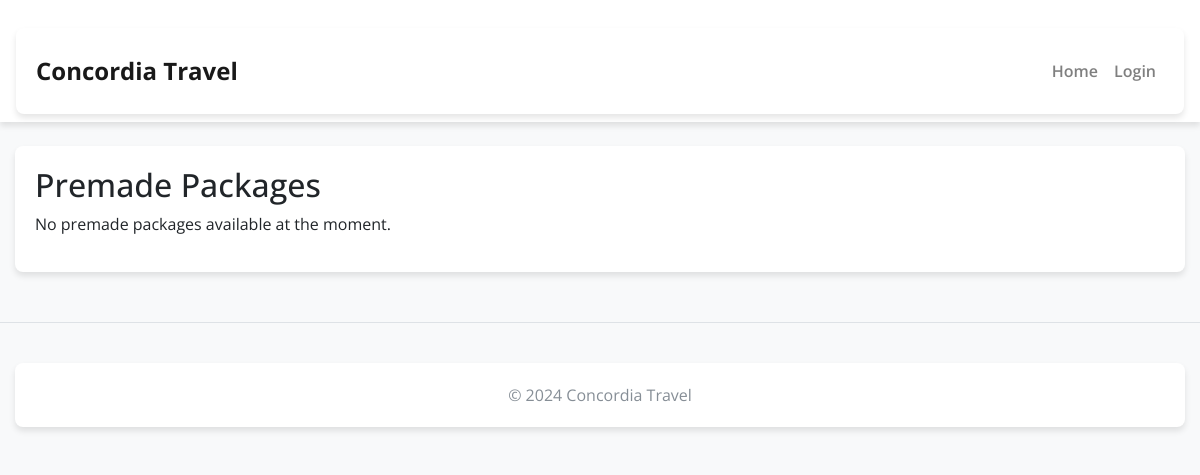
Page /packages/premade_packages/ on the earlier database version.
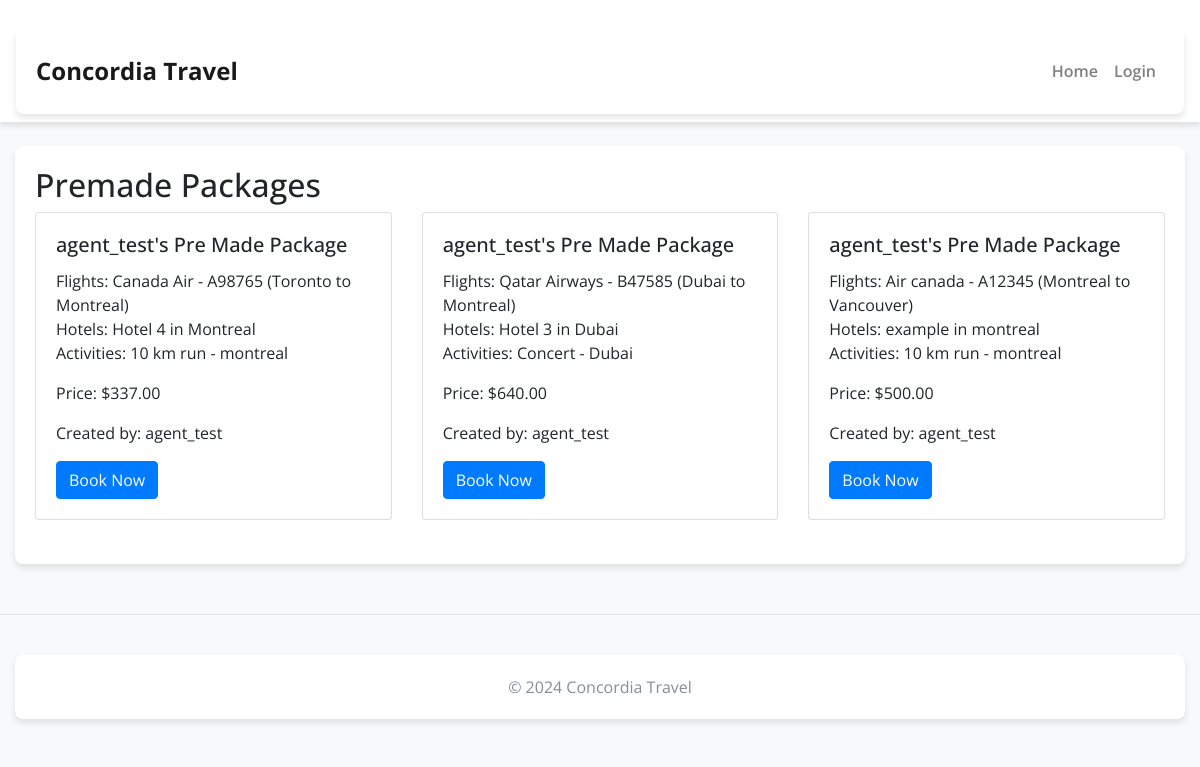
Same page on the later database version.
### packages/models.py (models this page shows, shortened)
class PreMadePackage(models.Model):
    agency = models.ForeignKey(User, on_delete=models.CASCADE)
    flights = models.ManyToManyField(Flight, blank=True)
    hotels = models.ManyToManyField(Hotel, blank=True)
    activities = models.ManyToManyField(Activity, blank=True)
    objects = AgentManager()  # Use the custom manager
    @property
    def calculate_total_price(self):
        flights_price = sum(flight.price for flight in self.flights.all())
        hotels_price = sum(hotel.price for hotel in self.hotels.all())
        activities_price = sum(activity.price for activity in self.activities.all())
        total_price = flights_price + hotels_price + activities_price
        return total_price

class Flight(models.Model):
    flight_number = models.CharField(max_length=10)
    airline = models.CharField(max_length=100)
    departure_city = models.CharField(max_length=100)
    arrival_city = models.CharField(max_length=100)
    departure_time = models.DateTimeField()
    duration = models.DurationField()
    price = models.DecimalField(max_digits=10, decimal_places=2)
    description = models.TextField(blank=True, null=True)  # Allows for an optional description
    def __str__(self):
        return f"{self.airline} - {self.flight_number} ({self.departure_city} to {self.arrival_city})"

class Hotel(models.Model):
    name = models.CharField(max_length=100)
    city = models.TextField(max_length=100)
    phone_number = models.CharField(max_length=15)
    price = models.DecimalField(max_digits=10, decimal_places=2)
    description = models.TextField(blank=True, null=True)  # Allows for an optional description
    def __str__(self):
        return f"{self.name} in {self.city}"

class Activity(models.Model):
    name = models.CharField(max_length=100)
    location = models.CharField(max_length=100)
    type = models.CharField(max_length=50)  # E.g., sightseeing, hiking, etc.
    start_time = models.DateTimeField()
    duration = models.DurationField()
    price = models.DecimalField(max_digits=10, decimal_places=2)
    description = models.TextField(blank=True, null=True)  # Allows for an optional description
    def __str__(self):
        return f"{self.name} - {self.location}"

### packages/views.py (the view)
# urls.py: path('premade_packages/', views.PremadePackageListView.as_view(), name='premade_packages'),
class PremadePackageListView(ListView):
    model = PreMadePackage
    template_name = 'packages/pre_made_package.html'
    context_object_name = 'premade_packages'

### packages/models.py (called while the page is built)
    def get_queryset(self):
        agent_group = Group.objects.get(name='agents')
        return super().get_queryset().filter(agency__groups=agent_group)

### packages/templates/packages/pre_made_package.html (shortened to what this page needs)
{% extends 'packages/base.html' %}
{% block content %}
  <h2>Premade Packages</h2>
  {% if premade_packages %}
    <div class="row">
      {% for package in premade_packages %}
        <div class="col-md-4 mb-4">
          <div class="card">
            <div class="card-body">
              <h5 class="card-title">{{ package.agency.username }}'s Pre Made Package</h5>
              <p class="card-text">
                {% if package.flights.exists %}
                  Flights: {{ package.flights.all|join:", " }}<br>
                {% endif %}
                {% if package.hotels.exists %}
                  Hotels: {{ package.hotels.all|join:", " }}<br>
                {% endif %}
                {% if package.activities.exists %}
                  Activities: {{ package.activities.all|join:", " }}<br>
                {% endif %}
              </p>
              <p class="card-text">Price: ${{ package.calculate_total_price }}</p>
              <p class="card-text">Created by: {{ package.agency.username }}</p>
              <a href="#" class="btn btn-primary">Book Now</a>
            </div>
          </div>
        </div>
      {% endfor %}
    </div>
  {% else %}
    <p>No premade packages available at the moment.</p>
  {% endif %}
{% endblock %}

### packages/templates/packages/base.html (shortened to what this page needs)
{% load static %}
<!DOCTYPE html>
<html lang="en">
<head>
    <link rel="stylesheet" href="{% static 'styles/bootstrap4/bootstrap.min.css' %}">
</head>
<body>
<nav class="navbar navbar-expand-lg navbar-light">
    <div class="container">
        <a class="navbar-brand" href="/">Concordia Travel</a>
        <div class="collapse navbar-collapse" id="navbarNav">
            <ul class="navbar-nav ml-auto">
                <li class="nav-item">
                    <a class="nav-link" href="/">Home</a>
                </li>
                {% if user.is_authenticated %}
                    <li class="nav-item">
                        <a class="nav-link" href="/accounts/dashboard/">Dashboard</a>
                    </li>
                {% else %}
                    <li class="nav-item">
                        <a class="nav-link" href="/accounts/login/">Login</a>
                    </li>
                {% endif %}
            </ul>
        </div>
    </div>
</nav>
<div class="container mt-4">
    {% block content %}{% endblock %}
</div>
<footer class="footer text-center">
    <div class="container">
        <span class="text-muted">© 2024 Concordia Travel</span>
    </div>
</footer>
</body>
</html>

### packages/templates/packages/base.html (style rules this page uses)
body { font-family: 'Open Sans', sans-serif; background-color: #f8f9fa; }
.navbar { background-color: #ffffff; box-shadow: 0 4px 6px rgba(0, 0, 0, 0.1); }
.navbar-brand { font-weight: 700; font-size: 1.5rem; }
.navbar-nav .nav-link { font-weight: 600; color: #343a40; }
.container { background-color: #ffffff; box-shadow: 0 4px 6px rgba(0, 0, 0, 0.1); border-radius: 8px; padding: 20px; margin-top: 20px; }
.footer { margin-top: 50px; padding: 20px 0; background-color: #f8f9fa; border-top: 1px solid #dee2e6; }

Differences in the rows shown:
added PreMadePackage: agency.username "agent_test", flights.all "Canada Air - A98765 (Toronto to Montreal)", hotels.all "Hotel 4 in Montreal", activities.all "10 km run - montreal", calculate_total_price "337.00"
added PreMadePackage: agency.username "agent_test", flights.all "Qatar Airways - B47585 (Dubai to Montreal)", hotels.all "Hotel 3 in Dubai", activities.all "Concert - Dubai", calculate_total_price "640.00"
added PreMadePackage: agency.username "agent_test", flights.all "Air canada - A12345 (Montreal to Vancouver)", hotels.all "example in montreal", activities.all "10 km run - montreal", calculate_total_price "500.00"
Other differences:
text no longer shown: "No premade packages available at the moment."
